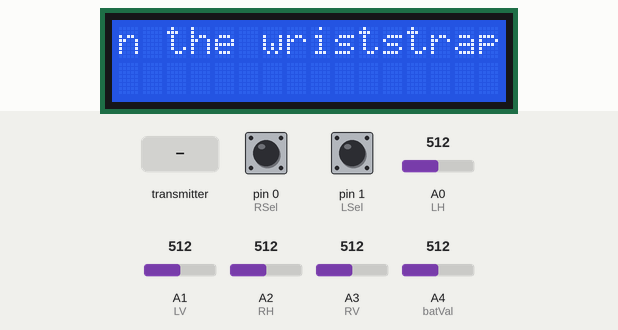
Recording of a sketch running on a simulated Arduino Uno, built with avr-gcc and run on an emulated ATmega328P. Parts: 16×2 character LCD. The inputs (shaded band) are chosen by the test bench; at power-on: pin 0 (RSel) HIGH, pin 1 (LSel) HIGH, A4 (batVal) = 512, A0 (LH) = 512, A1 (LV) = 512, A2 (RH) = 512, A3 (RV) = 512. No radio packets arrive unless stated.

Above: at 8.2 s.
8.3 s: the transmitter starts sending sendPackA.0 = 0
At 9.0 s:
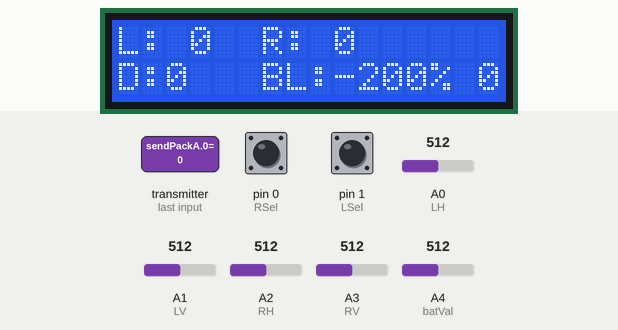
9.8 s: pin 0 (RSel) pulled LOW for 0.15 s
At 10.5 s:
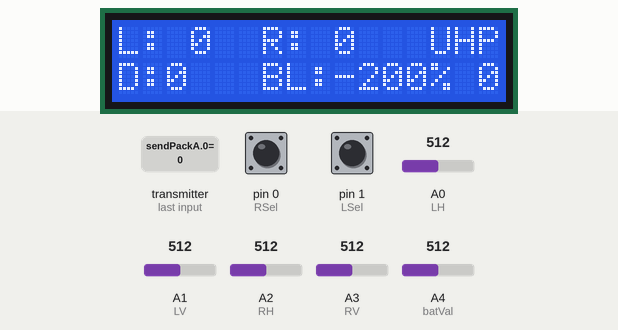
11.6 s: pin 1 (LSel) pulled LOW for 0.15 s
At 13.1 s:
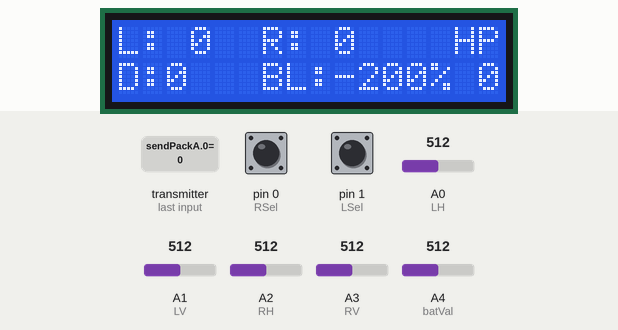
13.4 s: A4 (batVal) set to 535
At 14.8 s:
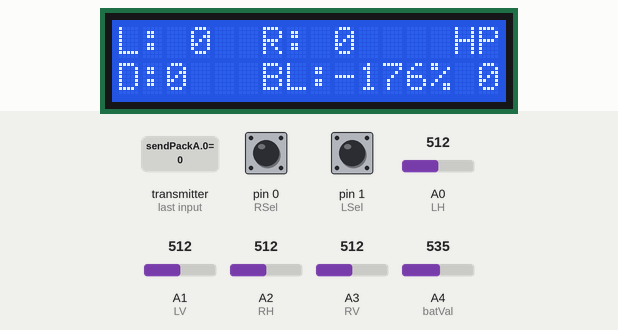
15.3 s: the transmitter starts sending sendPackA.1 = 256
At 16.3 s:
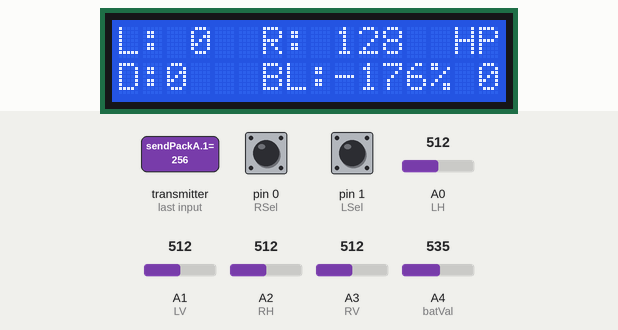
17.1 s: the transmitter starts sending sendPackA.2 = 256
At 17.6 s:
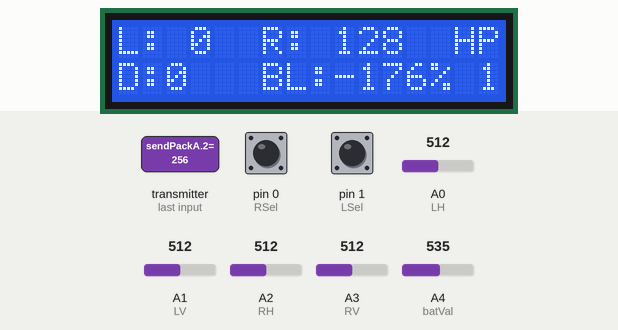
Timing chart, 0 to 19.6 s (numbered marks = the images above; inputs shaded):
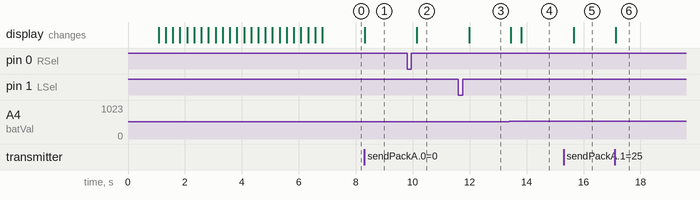

Measured:
- after the input at 8.3 s, the display: changes at once (image 1)
- after the input at 9.8 s, the display: changes after 0.35 s (image 2)
- after the input at 11.6 s, the display: changes after 0.38 s (image 3)
- after the input at 13.4 s, the display: first changes after 0.05 s (image 4 shows a later state)
- after the input at 15.3 s, the display: changes after 0.36 s (image 5)
- after the input at 17.1 s, the display: changes at once (image 6)

The sketch:

Uno_v2.ino
```cpp
#include <LiquidCrystal.h>

#include <SPI.h>
#include "nRF24L01.h"
#include "RF24.h"

#define NUM_SENDS 50
#define LP_VAL 204
#define HP_VAL 75
#define UHP_VAL 40

RF24 radio(9,10);

LiquidCrystal lcd(8, 7, 6, 5, 4, 3);

const uint64_t pipeSend = 0x123456ABCDEF;
const uint64_t pipeRecieve = 0xABCDEF123456;

const int LV = 1; // analog pin for v1
const int LH = 0; // analog pin for h1
const int LSel = 1; // digital selection pin for joystick 1

const int RV = 3; // analog pin for v2
const int RH = 2; // analog pin for h2
const int RSel = 0; // digital selection pin for joystick 2
const int batVal = 4;

unsigned batStat;
unsigned batDisp;
unsigned mode=0;
unsigned mapval=0;


unsigned start=0,endStart=0;

int LSpeed=0;
int LDir=0;

int RSpeed=0;
int RDir=0;

unsigned packet[4]={0,0,0,0};
unsigned sendPack[4]={0,0};
unsigned sendPackA[4],sendPackB[4];

long LVertical, LHorizontal, RVertical, RHorizontal;
int LSelect, RSelect;

void setup()
{
  pinMode(LSel,INPUT);
  pinMode(RSel,INPUT);
  digitalWrite(LSel,HIGH);
  digitalWrite(RSel,HIGH);
 // Serial.begin(9600);

  lcd.begin(16,2);
  radio.begin();
  radio.openWritingPipe(pipeSend);
  radio.openReadingPipe(1,pipeRecieve);
  wiimote();
}

void loop()
{
  batStat = 0;

 for(int i=0;i<NUM_SENDS;++i){

switch(mode){
  case 0: mapval = LP_VAL;
          if(!LSelect&&RSelect)
            mode = 1;
          if(LSelect&&!RSelect)
            mode = 2;
          break;
  case 1: mapval = HP_VAL;
          if(!LSelect&&!RSelect)
            mode = 0;
          if(LSelect&&!RSelect)
            mode = 2;
           break;
  case 2:  mapval = UHP_VAL;
          if(!LSelect&&!RSelect)
            mode = 0;
          if(!LSelect&&RSelect)
            mode = 1;
          break;
  default: mode = 0;
}

  LVertical = analogRead(LV); // will be 0-1023
  LHorizontal = analogRead(LH); // will be 0-1023
  LSelect = digitalRead(LSel); // will be HIGH (1) if not pressed, and LOW (0) if pressed

  RVertical = analogRead(RV); // will be 0-1023
  RHorizontal = analogRead(RH); // will be 0-1023
  RSelect = digitalRead(RSel); // will be HIGH (1) if not pressed, and LOW (0) if pressed


  if(LVertical > 515){  //these values were choosen to fit the standing voltages
    LDir=1;
    LSpeed = map(LVertical, 515, 1023, 0, mapval);
  }
  else if(LVertical < 513){  //these values were choosen to fit the standing voltages
    LDir=0;
    LSpeed = map(LVertical, 513, 1, mapval, 0);
    LSpeed=mapval-LSpeed;
  }
  else{
    LDir=2;
    LSpeed=0;
  }

  if(RVertical < 525){  //these values were choosen to fit the standing voltages
    RDir=1;
    RSpeed = map(RVertical, 525, 1, 0, mapval);
  }
  else if(RVertical > 527){  //these values were choosen to fit the standing voltages
    RDir=0;
    RSpeed = map(RVertical, 527, 1023, mapval, 0);
    RSpeed=mapval-RSpeed;
  }
  else{
    RDir=2;
    RSpeed=0;
  }
  //start = micros();

  packet[0]=LDir;
  packet[1]=LSpeed;
  packet[2]=RDir;
  packet[3]=RSpeed;

  radio.write(packet, sizeof(packet));
  delay(5);
  //endStart = micros();
  batStat = batStat + analogRead(batVal);
 }
 radio.startListening();
 //get single packet
 while(!radio.available())//sending two increases accuracy and makes sure there is one available
 radio.read(sendPackA,sizeof(sendPack));
 radio.read(sendPackB,sizeof(sendPack));
 sendPack[0] = (sendPackA[0]+sendPackB[0])/2;
 sendPack[1] = (sendPackA[1]+sendPackB[1])/2;
 sendPack[2] = (sendPackA[2]+sendPackB[2])/2;
 sendPack[3] = (sendPackA[3]+sendPackB[3])/2;
// Serial.print(sendPack[0]);Serial.print(" , ");Serial.print(sendPack[1]);Serial.print(" , ");Serial.print(sendPack[2]);
// Serial.print(" , ");Serial.println(sendPack[3]);Serial.println(digitalRead(RSel));
 radio.stopListening();
 lcd.clear();
 batDisp = (unsigned)map(batStat/NUM_SENDS,716,920,0,100)*2;
 packet[3] = map(packet[3],0,1023,0,500);
 lcdDisplay(sendPack,mode,batDisp);

}

void lcdDisplay(unsigned *packet,int mode,int CB){
  lcd.home();
  lcd.write("L: ");
  lcd.print((int)packet[0]);
  lcd.setCursor(6,0);
  lcd.write("R: ");
  lcd.print((int)packet[1]);
  if(mode==1){
    lcd.setCursor(14,0);
    lcd.write("HP");
  }
  if(mode==2){
    lcd.setCursor(13,0);
    lcd.write("UHP");
  }
  lcd.setCursor(0,1);
  lcd.write("D:");
  lcd.print(packet[3]);
  lcd.setCursor(6,1);
  lcd.write("BL:");
  lcd.print(CB);
  lcd.write("% ");
  lcd.print(packet[2]);
  lcd.write("%");
}

void wiimote(){
  //displays "Reminder: Securely fasten the wrist strap"
  lcd.print("Reminder: Securely fasten the wriststrap");
  delay(1000);
  int i;
  for(i = 0; i <= 23;i++){
    //while(1){
    lcd.scrollDisplayLeft();
    delay(250);
  }
}
```
